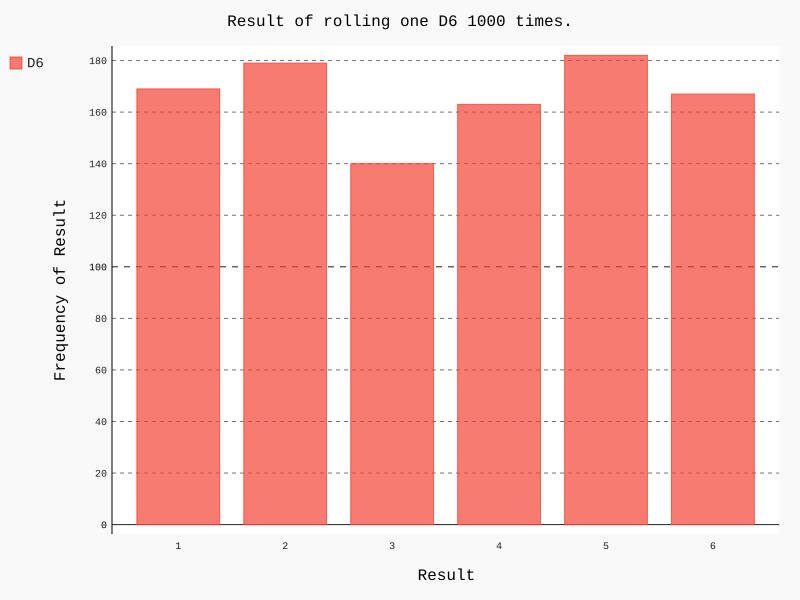

Python code for this plot:
from die import Die
import pygal

# 创建一个D6
die = Die()

# 掷几次骰子，并将结果存储在一个列表中
results = []
for roll_num in range(1000):
    result = die.roll()
    results.append(result)

# 分析结果
frequencies = []
for value in range(1, die.num_sides+1):
    frequency = results.count(value)
    frequencies.append(frequency)

# 对结果可视化
hist = pygal.Bar()

hist.title = "Result of rolling one D6 1000 times."
hist.x_labels = ['1', '2', '3', '4', '5', '6']
hist.x_title = 'Result'
hist.y_title = "Frequency of Result"

hist.add('D6', frequencies)
hist.render_to_file('die_visual.svg')
